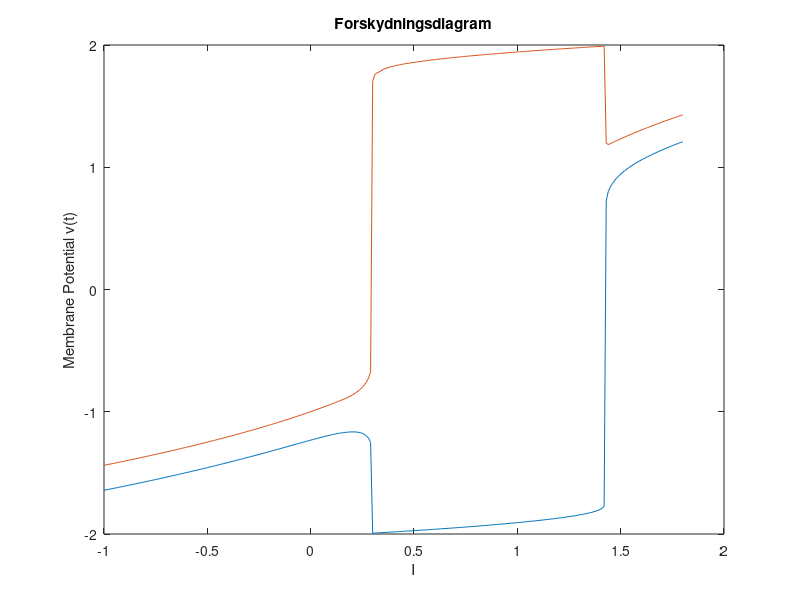

Write MATLAB code to recreate this figure.
% Denne kode bruges til at plotte forskydningsdiagrammet for fitzhugh nagumo modellen. 
% Her kan fikspunkterne for systemet findes,
% og disse kan bruges til at udregne max og minimumværdierne for hver tidsenhed til et givent punkt.
% Plottet repræsenterer det todelte diagram.

function bifurcation_diagram()
    global a b tau I;
    % Værdierne af parametrene a, b, tau kan ændres her
    a = 0.7; b = 0.8; tau = 13;
    % indlæser variable 
    i = 1;  
    V = zeros; Vmin = zeros; Vmax = zeros;
    
    % Gå igennem forskellige værdier af i for at se på dens indflydelse som
    % forskydningsparameter
    for I=[-1:0.01:1.8]
        % definerer ligningssystemet
        f = @(t,y) [ y(1) - y(1).^3/3 - y(2) + I; (1/tau)*(y(1) + a - b*y(2)) ];
        g = @(y) f(0,y);
        % Find fikspunktet
        fp = fsolve(g,[0 0]);       
        %Find værdierne af w og V for fikspunktet
        v_fp = fp(1); w_fp = fp(2);   
        tspan = [0 80];
        % Løser ligningssustemet
        [tspan u] = ode45(f, tspan , [v_fp+0.2, w_fp]);
        V(i) = v_fp;
        % Finder minimum og maksimumværdierne for hvert ''step''
        Vmin(i) = min(u(:,1));
        Vmax(i) = max(u(:,1));
        i = i + 1;
    end
       I = [-1:0.01:1.8];
       plot(I,Vmin,I,Vmax);
       title('Forskydningsdiagram');
       xlabel('I');
       ylabel('Membrane Potential v(t)');
end
